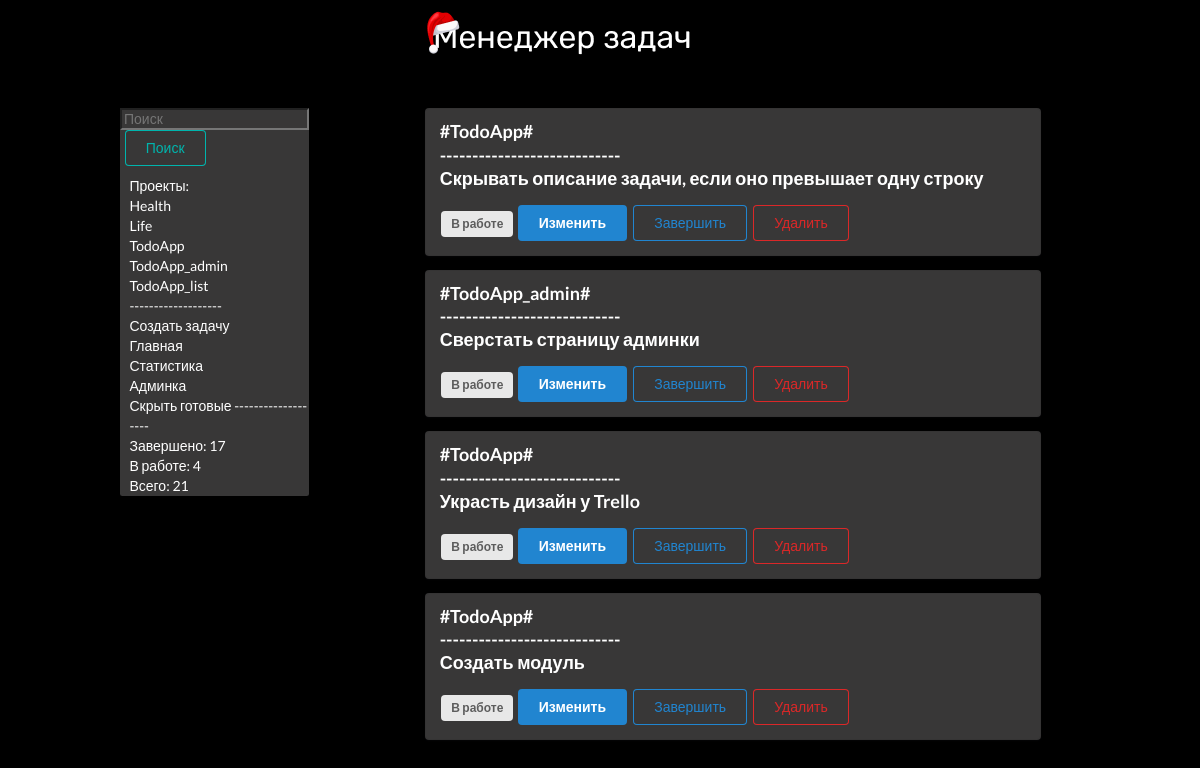
The page /uncompleted on the database as committed earlier.
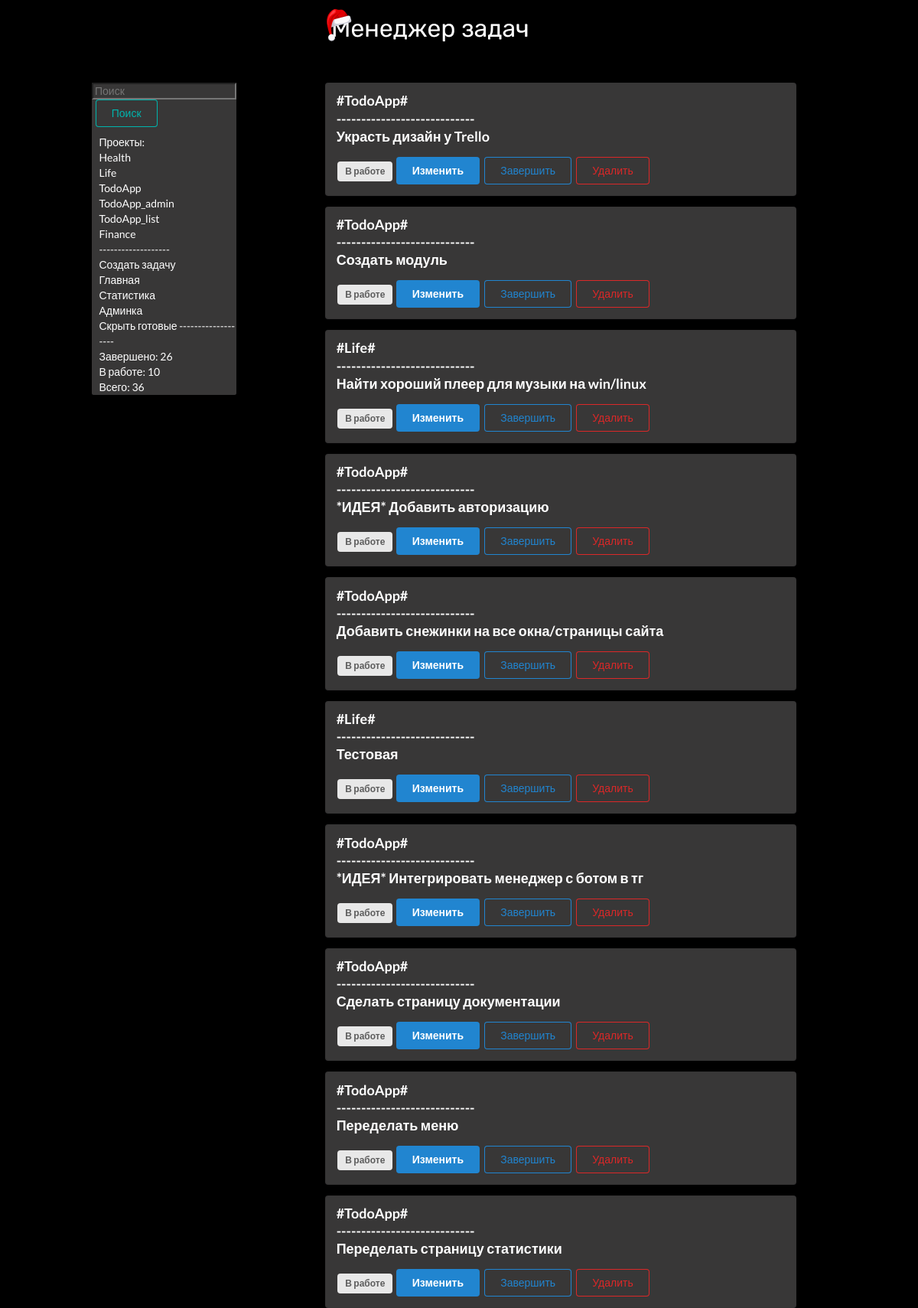
The same page on the database as committed later.
### todo/models.py (models this page shows)
class Tag(db.Model):
    id = db.Column(db.Integer, primary_key=True)
    title = db.Column(db.String(100))
    descr = db.Column(db.String(1000))

class ToDo(db.Model):
    id = db.Column(db.Integer, primary_key=True)
    title = db.Column(db.String(100))
    tag = db.Column(db.String(50))
    descr = db.Column(db.String(1000))
    create_date = db.Column(db.String(25))
    close_date = db.Column(db.String(25))
    is_complete = db.Column(db.Boolean)

### todo/routes.py (the view)
@app.get('/uncompleted')
def uncompleted():
    current_date = datetime.datetime.now().strftime('%Y-%m-%d')
    todo_list = ToDo.query.order_by(ToDo.is_complete).all()
    todo_completed = ToDo.query.filter_by(is_complete=1).all()
    todo_uncompleted = ToDo.query.filter_by(is_complete=0).all()
    completed = len(todo_completed)
    uncompleted = len(todo_uncompleted)
    all = len(todo_list)
    todo_tags = Tag.query.distinct(Tag.title)
    for el in todo_tags:
        print(el.title)
    return render_template('todo/index.html', todo_list=todo_uncompleted, todo_tags=todo_tags, todo_completed=completed, todo_uncompleted=uncompleted, todo_all=all, title='CUBI Prot.')

### todo/templates/todo/index.html (shortened to what this page needs)
{% extends 'todo/layout.html' %}
{% block content %}
<img src="static/todo_logo_black.png" style="margin-left: 35%; margin-right: 25%;">
<div style="margin-top: 2.5%; class:'ui container'; margin-left: 10%; margin-right: 10%; display: flex;">
    <div class="navigation"
        style="color: white; background-color: rgb(56, 55, 55); width: 20%; height: 70%; margin-bottom: 1%; border-radius: 2.5px;">
        <form action="/search" method="post">
            <input type="text" name="search_bar" placeholder="Поиск"
                style="background-color: rgb(56, 55, 55); color: white;">
            <button class="ui teal basic button" type="submit"
                style="margin-bottom: 10px; margin-left: 2.5%;">Поиск</button>
        </form>
        <div class="tags" style="margin-left: 5%;">
            {% block tags %}
            Проекты:<br>
            {% for tag in todo_tags %}
            <a href="/sort/{{ tag.title }}">{{tag.title}}<br></a>
            {% endfor %}
            -------------------<br>
            {% endblock %}
            <a href="#openModal" style="margin-top: 10%;">Создать задачу</a><br>
            <a href="/">Главная</a><br>
            <a href="/task_stats">Статистика</a><br>
            <a href="/admin">Админка</a><br>
            <a href="/uncompleted">Скрыть готовые</a>
            -------------------<br>
        </div>
        <div style="margin-left: 5%;">
            Завершено: {{todo_completed}}<br>
            В работе: {{todo_uncompleted}}<br>
            Всего: {{todo_all}}<br>
        </div>
    </div>
    <div class="contentt" style="width: 100%;">
        {% for todo in todo_list %}
        <div class="ui segment"
            style="margin-left: 15%; margin-right: 25%; width: 80%; background-color: rgb(56, 55, 55);">
            <p class="ui big header" name="header" style="margin-bottom: 2.5%; color: white; ">
                <a href="/get_detail/{{todo.id}}">#{{todo.tag}}#<br>----------------------------<br>{{todo.title}}<br>
            </p></a>
            {% if todo.is_complete == False %}
            <span class="ui gray label">В работе</span>
            <a class="ui blue button" href="/get_task/{{todo.id}}">Изменить</a>
            <a class="ui primary basic button" href="/update/{{ todo.id }}">Завершить</a>
            {% else %}
            <span class="ui green label">Завершено</span>
            <a class="ui blue button" href="/update/{{ todo.id }}">Возобновить</a>
            {% endif %}
            <a class="ui negative basic button" href="/delete/{{ todo.id }}">Удалить</a>
        </div>
        {% endfor %}
    </div>
</div>
{% endblock content %}

### todo/templates/todo/layout.html (shortened to what this page needs)
<!doctype html>
<html lang="ru">
<head>
      <link rel="stylesheet" href="{{ url_for('static', filename='css/style.css') }}">
      <link rel="stylesheet" href="https://cdn.jsdelivr.net/npm/semantic-ui@2.4.2/dist/semantic.min.css">
      <link href="https://cdn.jsdelivr.net/gh/Alaev-Co/snowflakes/dist/snow.min.css" rel="stylesheet">
<body style="background-color: black;">
      {% block content %}
      {% endblock content %}
</body>
</html>

### todo/static/css/style.css (style rules this page uses)
.header { word-break: normal; }
body { font-family: Rubik; transition: background-color 0.3s ease; }
a:link { color: white; text-decoration: underline; cursor: pointer; }

### todo/templates/todo/index.html (style rules this page uses)
a:link { text-decoration: none; color: white; }

Rows that differ between the two databases and show on the page:
no longer on this page (row edited): ToDo: tag "TodoApp", title "Скрывать описание задачи, если оно превышает одну строку"
no longer on this page (row edited): ToDo: tag "TodoApp_admin", title "Сверстать страницу админки"
added Tag: title "Finance"
added ToDo: tag "Life", title "Найти хороший плеер для музыки на win/linux"
added ToDo: tag "TodoApp", title "*ИДЕЯ* Добавить авторизацию"
added ToDo: tag "TodoApp", title "Добавить снежинки на все окна/страницы сайта"
added ToDo: tag "Life", title "Тестовая"
added ToDo: tag "TodoApp", title "*ИДЕЯ* Интегрировать менеджер с ботом в тг"
added ToDo: tag "TodoApp", title "Сделать страницу документации"
added ToDo: tag "TodoApp", title "Переделать меню"
added ToDo: tag "TodoApp", title "Переделать страницу статистики"
Other text that changed with them:
{{ todo_completed }}: "17" → "26"
{{ todo_uncompleted }}: "4" → "10"
{{ todo_all }}: "21" → "36"
